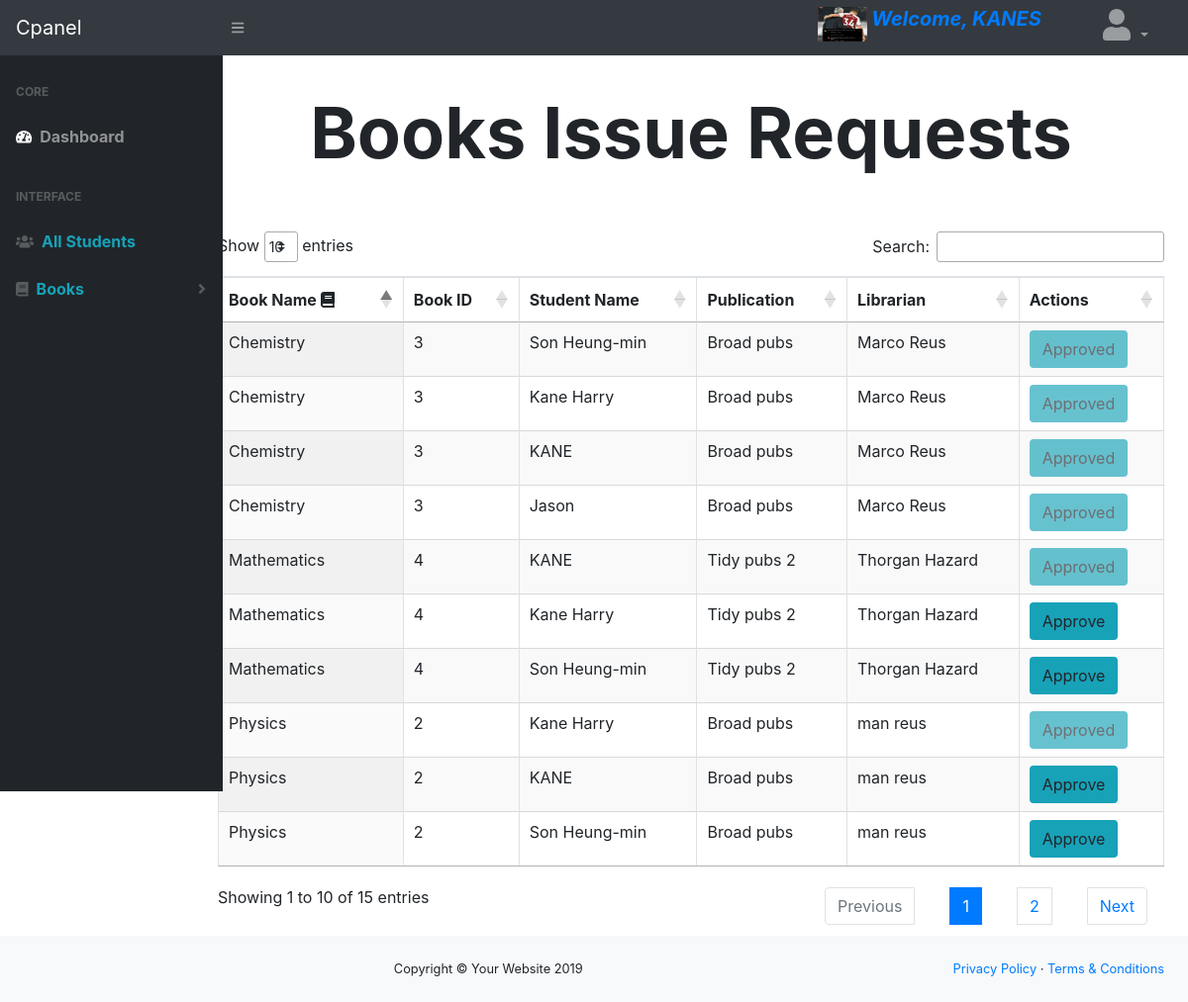
The page /dashboard.php?page=books/issued (signed in) on the database its author committed.
### tables this page shows
CREATE TABLE `issue_books` (
  `id` int(10) NOT NULL,
  `Student_name` varchar(66) NOT NULL,
  `Student_id` int(6) NOT NULL,
  `Book_id` int(6) NOT NULL,
  `Issue_date` varchar(90) NOT NULL,
  `Return_date` varchar(90) NOT NULL,
  `status` int(10) NOT NULL DEFAULT 0
);

CREATE TABLE `books` (
  `ID` int(10) NOT NULL,
  `Book_Name` varchar(66) NOT NULL,
  `Author` varchar(66) NOT NULL,
  `Publication` varchar(90) NOT NULL,
  `Price` float NOT NULL,
  `stock` int(10) NOT NULL DEFAULT 10,
  `purchase_date` timestamp NOT NULL DEFAULT current_timestamp(),
  `Librarian` varchar(67) NOT NULL,
  `entry_date` timestamp NOT NULL DEFAULT current_timestamp()
);

### books/issued.php (the view, shortened to what this page needs)
<h3 class="py-5  display-3 font-weight-bold text-center">Books Issue Requests</h3>
<?php
include "database.php";
?>
<table class="display table table-bordered " id="myTable">
	<thead>
		<tr>
			<th>Book Name <i class="fa fa-book"></i></th>
			<th>Book ID</th>
			<th>Student Name</th>
			<th>Publication</th>
			<th>Librarian</th>
			<th>Actions</th>
		</tr>
	</thead>
	<tbody>
	<?php
		$sel="SELECT *
FROM issue_books
INNER JOIN books
ON issue_books.Book_id = books.ID;";
		$res=$connect->query($sel);
		while($row=$res->fetch_assoc()){ ?>
			<tr>
			<td><?php echo $row['Book_Name'];?></td>
			<td><?php echo $row['Book_id'];?></td>
			<td><?php echo $row['Student_name'];?></td>
			<td><?php echo $row['Publication'];?></td>
			<td><?php echo $row['Librarian'];?></td>
			<td>
			<?php
         if($row['status']==1) { ?>
			<a  class=" disabled btn bg-info"> Approved</a> <?php }  else { ?>
			<a href="approve.php?id=<?php echo $row['id'];?>" class="btn bg-info"> Approve</a> <?php } ?>
			</td>
		</tr>
		<?php
		}
		?>
	</tbody>
</table>

### dashboard.php (shortened to what this page needs)
<!DOCTYPE html>
<html lang="en">
    <head>
        <link href="css/styles.css" rel="stylesheet" />
        <link href="https://cdn.datatables.net/1.10.20/css/dataTables.bootstrap4.min.css" rel="stylesheet" />
        <link rel="stylesheet" href="//cdn.datatables.net/1.10.20/css/jquery.dataTables.min.css" />
		<link rel="stylesheet" href="css/font-awesome.min.css" />
		<link href="https://cdn.jsdelivr.net/npm/summernote@0.8.16/dist/summernote.min.css" rel="stylesheet">
   </head>
    <body class="sb-nav-fixed">
        <nav class="sb-topnav navbar navbar-expand navbar-dark bg-dark">
            <a class="navbar-brand" href="index.html">Cpanel</a><button class="btn btn-link btn-sm order-1 order-lg-0" id="sidebarToggle" href="#"><i class="fa fa-bars"></i></button
            >
		   <div class="navbar ml-auto">
		   <h4 class=" profile h5 text-primary font-weight-bold font-italic text-right" >Welcome,
		   <?php list($name)=explode(' ',$_COOKIE['name']); echo $name; ?></h4>
            <ul class="navbar-nav  ml-5">
                <li class="nav-item dropdown">
                    <a class="nav-link dropdown-toggle" id="userDropdown" href="#" role="button" data-toggle="dropdown" aria-haspopup="true" aria-expanded="false"><i class="mb-1 fa-2x fas fa-user fa-fw"></i></a>
                </li>
            </ul>
		   </div>
        </nav>
        <div id="layoutSidenav">
            <div id="layoutSidenav_nav">
                <nav class="sb-sidenav accordion sb-sidenav-dark" id="sidenavAccordion">
                    <div class="sb-sidenav-menu">
                        <div class="nav">
                            <div class="sb-sidenav-menu-heading">Core</div>
                            <a  href="dashboard.php?page=dash" class="<?php if($_GET['page']=='dash'){ ?> text-light <?php } ?>font-weight-bold nav-link"
                                ><div class=" text-light sb-nav-link-icon"><i class="fas fa-tachometer-alt"></i></div>
                                Dashboard</a
                            >
                            <div class="sb-sidenav-menu-heading">Interface</div>
						    <a class=" text-info font-weight-bold nav-link " href="dashboard.php?page=student/manstd"  aria-expanded="false" aria-controls="collapseLayouts"
                                ><div class="sb-nav-link-icon "><i class="fas fa-users"></i></div>
                               All Students
                            </a>
								   <a href="" class=" text-info font-weight-bold nav-link collapsed"  data-toggle="collapse" data-target="#layout">
								   <div class="sb-nav-link-icon "><i class="fa fa-book"></i></div>
								   Books <div class="sb-sidenav-collapse-arrow"><i class="fa fa-angle-down"></i></div></a>
                                </nav>
                            </div>
                        </div>
                    <div class="sb-sidenav-footer">
                        <div class="small">Logged in as:</div>
                    </div>
            <div id="layoutSidenav_content">
                <main>
                    <div class="container-fluid">
					<div class="row">
					<div class="col-2"></div>
					<div class="col-10">
					   <?php
					   if(!isset($_GET['page'])) $page='dash';
					   else $page = $_GET['page'];
					   include $page.'.php';
					   ?>
                        </div>
                    </div>
					</div>
                </main>
				</div>
                <footer class="py-4 bg-light mt-auto <?php if($_GET['page']=='dash'){  ?> fixed-bottom <?php } ?>">
                    <div class="container-fluid">
                        <div class="d-flex align-items-center justify-content-between small">
                            <div class="text-darka m-auto">Copyright &copy; Your Website 2019</div>
                            <div>
                                <a href="#">Privacy Policy</a>
                                &middot;
                                <a href="#">Terms &amp; Conditions</a>
                            </div>
                        </div>
                    </div>
                </footer>
    </body>
</html>

### rows shown on the page
issue_books: Book.Book_Name "Mathematics", Book "4", Student_name "KANE", Book.Publication "Tidy pubs 2", Book.Librarian "Thorgan Hazard", status "Approved"
issue_books: Book.Book_Name "Physics", Book "2", Student_name "Kane Harry", Book.Publication "Broad pubs", Book.Librarian "man reus", status "Approved"
issue_books: Book.Book_Name "Chemistry", Book "3", Student_name "Son Heung-min", Book.Publication "Broad pubs", Book.Librarian "Marco Reus", status "Approved"
issue_books: Book.Book_Name "Chemistry", Book "3", Student_name "Kane Harry", Book.Publication "Broad pubs", Book.Librarian "Marco Reus", status "Approved"
issue_books: Book.Book_Name "Mathematics", Book "4", Student_name "Kane Harry", Book.Publication "Tidy pubs 2", Book.Librarian "Thorgan Hazard"
issue_books: Book.Book_Name "Physics", Book "2", Student_name "KANE", Book.Publication "Broad pubs", Book.Librarian "man reus"
issue_books: Book.Book_Name "Chemistry", Book "3", Student_name "KANE", Book.Publication "Broad pubs", Book.Librarian "Marco Reus", status "Approved"
issue_books: Book.Book_Name "Physics", Book "2", Student_name "Son Heung-min", Book.Publication "Broad pubs", Book.Librarian "man reus"
issue_books: Book.Book_Name "Mathematics", Book "4", Student_name "Son Heung-min", Book.Publication "Tidy pubs 2", Book.Librarian "Thorgan Hazard"
issue_books: Book.Book_Name "Chemistry", Book "3", Student_name "Jason", Book.Publication "Broad pubs", Book.Librarian "Marco Reus", status "Approved"

### other values the page prints
$name "KANES"
